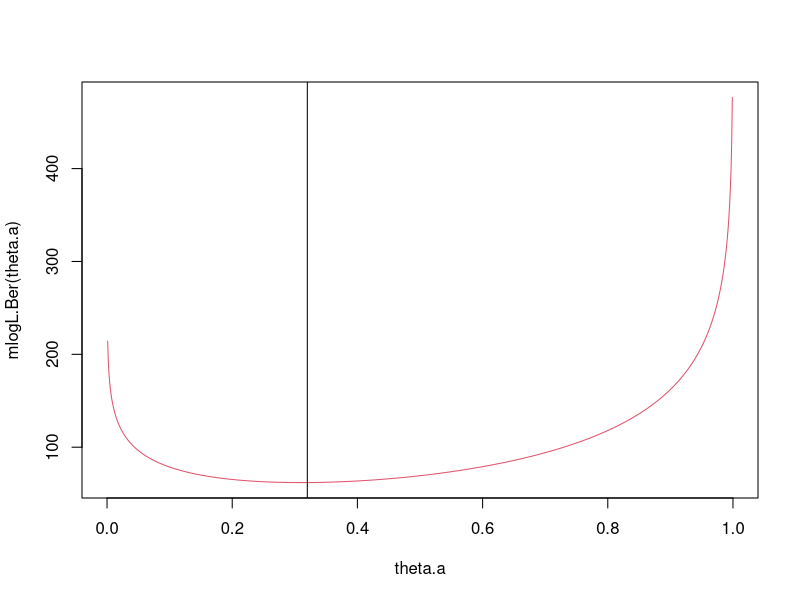
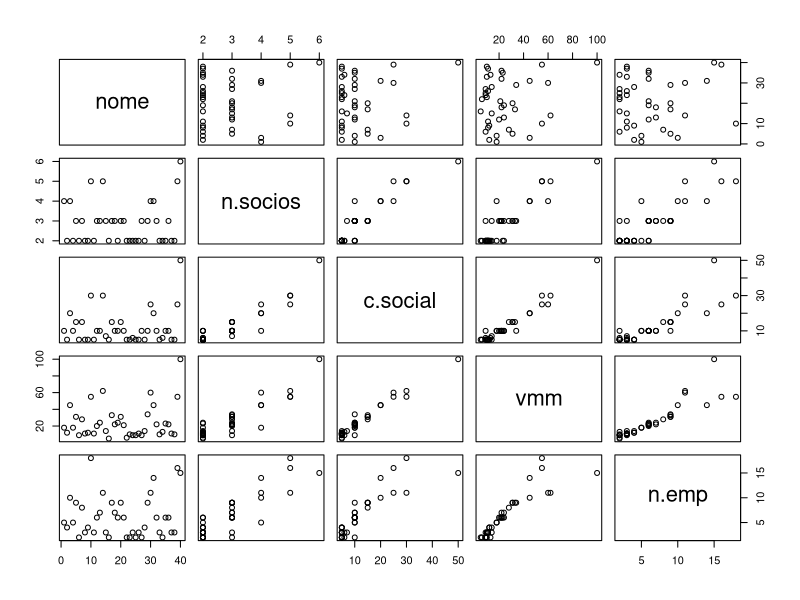
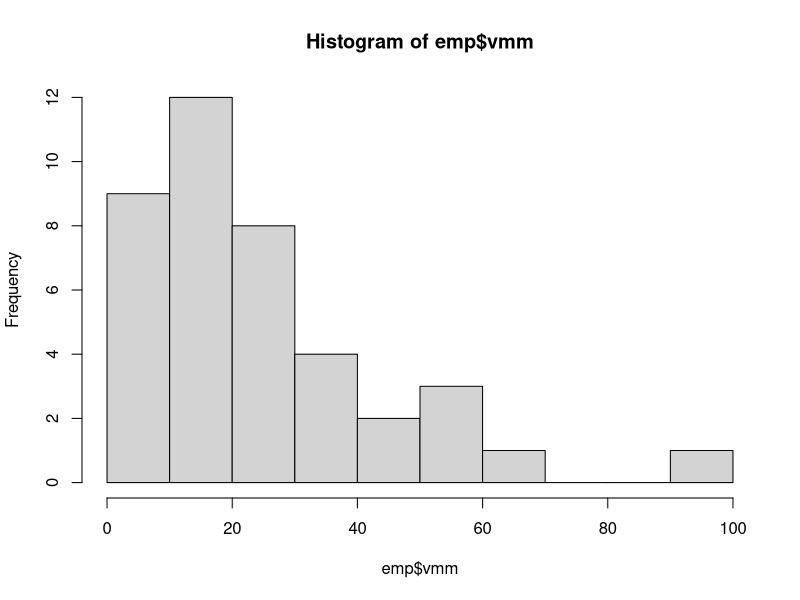

R code for these plots, in order:
#carregar a biblioteca stats4
library(stats4)

theta = 0.32

set.seed(100)

amostra.x <- rbinom(100,1,theta) #gera 100 amostras com probabilidade 0.32

mean(amostra.x)

#calculates the symmetric of the log-likelihood for the bernoulli data x
menos.Log.L <- function (x) {
    function(theta) {
      n <- length(x)
      - (sum(x)*log(theta)+(n-sum(x))*log(1-theta))
    }
    
}

mlogL.Ber <- menos.Log.L(amostra.x)

theta.a <- 0:1000/1000

plot(theta.a,mlogL.Ber(theta.a), type="l", col=2)

abline(v=0.32)

#otimizacao

mle(mlogL.Ber,start=list(theta=0.2))

#Determinacao numerica da funcao score

#funcao score de dados Bernoulli
score.BER <- function(x) {
  function(theta) {
    n <- length(x)
    sum(x)/theta - (n-sum(x))/(1-theta)
  }
}

SC <- score.BER(amostra.x)

uniroot(SC, lower=0, upper=1)



#Fisher Score method

phi0 <- 1

#obtermos 
met.score.BER <- function(phi0=0, tolerance=0.000001, x) {
  counter <- 1
  error <- 1
  
  phiK <- phi0
  while(error > tolerance) {
    phi <-phiK + (1 + exp(phiK))*(mean(x)/exp(phiK) + mean(x) - 1)
    
    error <- abs(phi - phiK)
    cat("Iteração ", counter, "\n")
    phiK <- phi
    counter <- counter + 1
  }
  
  return(phiK)
}

met.score.BER(x=amostra.x)

log(0.32/(1-0.32))


emp <- read.table("empresas.txt", header = F)
names(emp) <- c("nome", "n.socios", "c.social", "vmm", "n.emp")

plot(emp)
hist(emp$vmm)

#modelo de regressao linear multiplo

#calcula as estimativas de MQ no modelo de regressao linear
est.MRM <- function(x,y) {
  x <- as.matrix(x)
  X <- cbind(1,x)
  y <- as.matrix(y)
  
  betaHat <- solve(t(X)%*%X)%*%t(X)%*%y #multiplicacao matricial
  
  rownames(betaHat)[1] <- "intercept"
  
  for(k in 2:length(betaHat)) {
     rownames(betaHat)[k] <- paste("Beta", k-1, sep="")      
  }
          
   return(betaHat)   
}

est.MRM(x=data.frame(emp$n.socios, emp$c.social, emp$n.emp), y=emp$vmm)

#confirmacao dos resultados
lm(vmm ~ n.socios + c.social + n.emp, data = emp)

#estima a variancia do erro num modelo de regressao linear multipla
sigma.2 <- function(x,y) {
  x <- as.matrix(x)
  X <- cbind(1,x)
  y <- as.matrix(y)
  
  betaHat <- est.MRM(x,y)
  n <- length(y)
  k <- length(betaHat)-1
  
  sigma2 <- (t(y-X%*%betaHat)%*%(y-X%*%betaHat))/(n-k)
  
  return(sigma2)   
}

sigma.2(x=data.frame(emp$n.socios, emp$c.social, emp$n.emp), y=emp$vmm)

